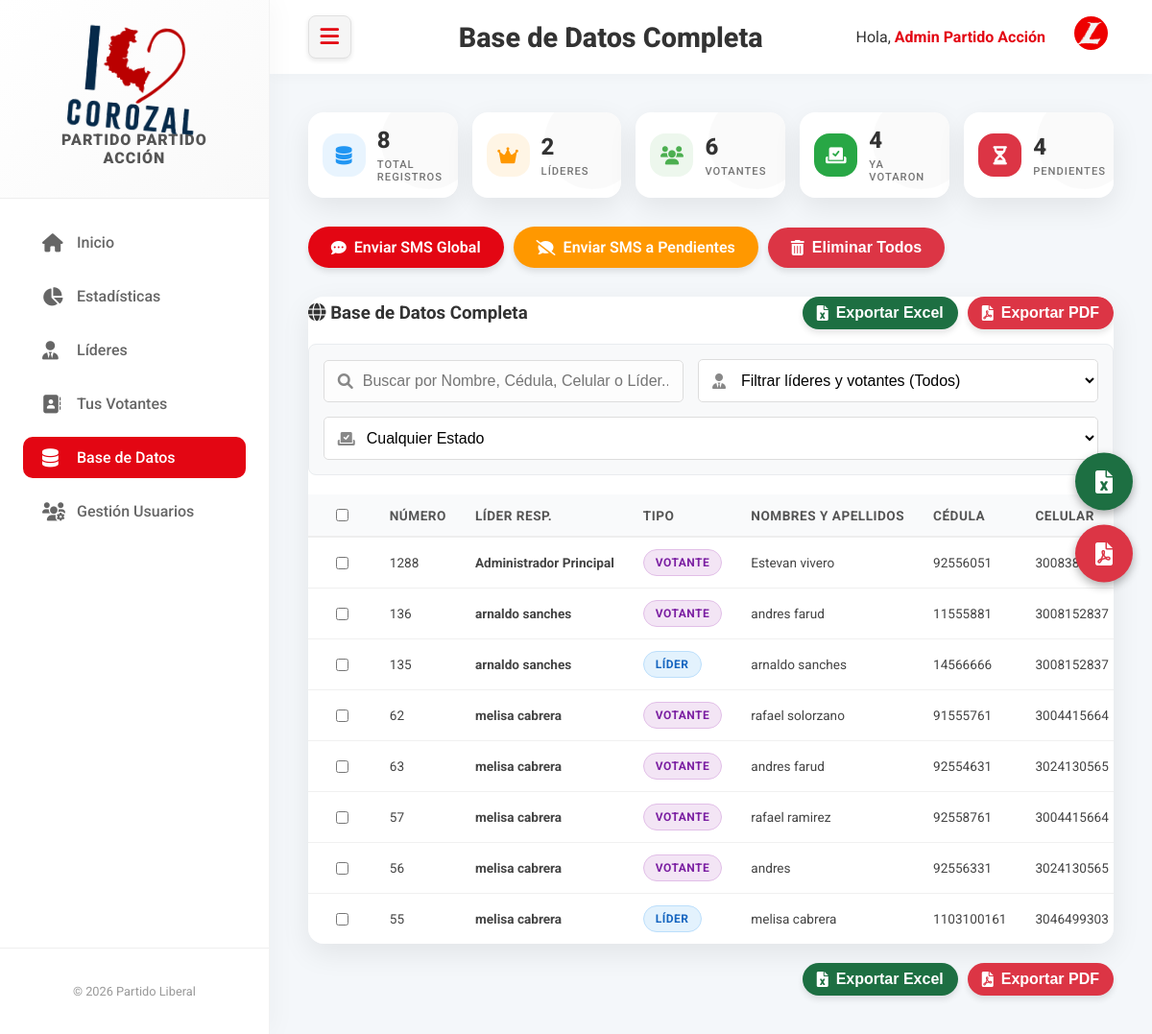
Screenshot of /todos_registros.php (signed in) with the database file from the repository.
### tables this page shows
CREATE TABLE `registros` (
  `id` int NOT NULL,
  `user_id` int DEFAULT '0',
  `organizacion_id` int DEFAULT '1',
  `tipo` varchar(20) DEFAULT 'votante',
  `nombres_apellidos` varchar(150) DEFAULT NULL,
  `cedula` varchar(20) DEFAULT NULL,
  `lugar_votacion` varchar(150) DEFAULT NULL,
  `mesa` varchar(10) DEFAULT NULL,
  `celular` varchar(20) DEFAULT NULL,
  `municipio` varchar(100) DEFAULT NULL,
  `departamento` varchar(100) DEFAULT NULL,
  `barrio_vereda` varchar(100) DEFAULT NULL,
  `direccion` varchar(150) DEFAULT NULL,
  `email` varchar(100) DEFAULT NULL,
  `estado_voto` varchar(20) DEFAULT 'pendiente',
  `ya_voto` tinyint(1) DEFAULT '0',
  `sms_inscripcion` tinyint(1) DEFAULT '0',
  `sms_citacion` tinyint(1) DEFAULT '0',
  `sms_confirmacion` tinyint(1) DEFAULT '0',
  `created_at` timestamp NULL DEFAULT CURRENT_TIMESTAMP,
  `updated_at` timestamp NULL DEFAULT CURRENT_TIMESTAMP ON UPDATE CURRENT_TIMESTAMP
);

CREATE TABLE `users` (
  `id` int NOT NULL,
  `username` varchar(50) NOT NULL,
  `password` varchar(255) NOT NULL,
  `name` varchar(100) DEFAULT NULL,
  `role` varchar(20) DEFAULT 'user',
  `onurix_client` varchar(100) DEFAULT NULL,
  `onurix_key` varchar(100) DEFAULT NULL,
  `organizacion_id` int DEFAULT '1',
  `created_at` timestamp NULL DEFAULT CURRENT_TIMESTAMP
);

### ajax_todos_registros_table.php (the view, shortened to what this page needs)
<?php
require_once 'config.php';
try {
    $organizacion_id = $_SESSION['organizacion_id'] ?? 1;
    $stmt = $pdo->prepare("
        SELECT r.*, u.username as leader_username, u.name as leader_name
        FROM registros r
        LEFT JOIN users u ON r.user_id = u.id
        WHERE r.organizacion_id = :org_id
        ORDER BY r.created_at DESC
    ");
    $stmt->execute(['org_id' => $organizacion_id]);
    $todos = $stmt->fetchAll(PDO::FETCH_ASSOC);
}
catch (PDOException $e) {
    echo '<tr><td colspan="10" style="color:red; text-align:center; padding: 20px;">
            <i class="fas fa-exclamation-triangle"></i> Error al cargar datos: ' . htmlspecialchars($e->getMessage()) . '
          </td></tr>';
    exit;
}
if (count($todos) > 0):
    foreach ($todos as $registro):
?>
<tr>
    <td style="text-align: center;"><input type="checkbox" class="row-checkbox"
            value="<?php echo htmlspecialchars($registro['id']); ?>"></td>
    <td>
        <?php echo htmlspecialchars($registro['id']); ?>
    </td>
    <td>
        <strong>
            <?php echo htmlspecialchars($registro['leader_name'] ? $registro['leader_name'] : ($registro['leader_username'] ? $registro['leader_username'] : 'Directo')); ?>
        </strong>
    </td>
    <td>
        <?php if (isset($registro['tipo']) && $registro['tipo'] == 'lider'): ?>
        <span class="badge badge-lider">LÍDER</span>
        <?php
        else: ?>
        <span class="badge badge-operador">VOTANTE</span>
        <?php
        endif; ?>
    </td>
    <td>
        <?php echo htmlspecialchars($registro['nombres_apellidos']); ?>
    </td>
    <td>
        <?php echo htmlspecialchars($registro['cedula']); ?>
    </td>
    <td>
        <?php echo htmlspecialchars($registro['celular']); ?>
    </td>
</tr>
<?php
    endforeach;
else:
?>
<tr>
    <td colspan="11" style="text-align: center;">No hay registros encontrados.</td>
</tr>
<?php
endif; ?>

### rows the page displays
registros: id "1288", user.name "Administrador Principal", tipo "VOTANTE", nombres_apellidos "Estevan vivero", cedula "92556051", celular "3008382136"
registros: id "136", user.name "arnaldo sanches", tipo "VOTANTE", nombres_apellidos "andres farud", cedula "11555881", celular "3008152837"
registros: id "135", user.name "arnaldo sanches", tipo "LÍDER", nombres_apellidos "arnaldo sanches", cedula "14566666", celular "3008152837"
registros: id "62", user.name "melisa cabrera", tipo "VOTANTE", nombres_apellidos "rafael solorzano", cedula "91555761", celular "3004415664"
registros: id "63", user.name "melisa cabrera", tipo "VOTANTE", nombres_apellidos "andres farud", cedula "92554631", celular "3024130565"
registros: id "57", user.name "melisa cabrera", tipo "VOTANTE", nombres_apellidos "rafael ramirez", cedula "92558761", celular "3004415664"
registros: id "56", user.name "melisa cabrera", tipo "VOTANTE", nombres_apellidos "andres", cedula "92556331", celular "3024130565"
registros: id "55", user.name "melisa cabrera", tipo "LÍDER", nombres_apellidos "melisa cabrera", cedula "1103100161", celular "3046499303"

### other values shown
$app_config['app_title'] "PARTIDO PARTIDO ACCIÓN"
$_SESSION['name'] "Admin Partido Acción"
$totalTotal "8"
$lideresCount "2"
$votantesCount "6"
$hanVotado "4"
$pendientesCount "4"
